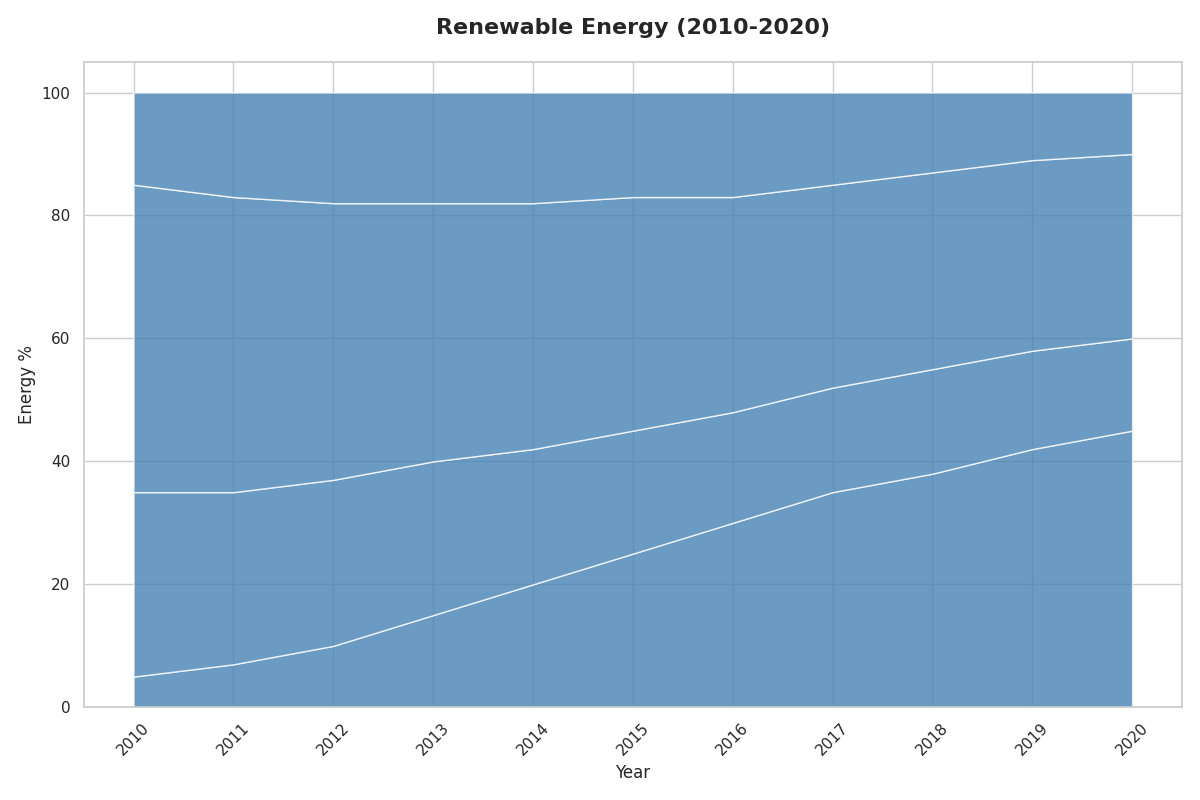

Source code (Python):
import matplotlib.pyplot as plt
import numpy as np

years = np.arange(2010, 2021)
solar = [5, 7, 10, 15, 20, 25, 30, 35, 38, 42, 45]
wind = [30, 28, 27, 25, 22, 20, 18, 17, 17, 16, 15]
hydroelectric = [50, 48, 45, 42, 40, 38, 35, 33, 32, 31, 30]
biomass = [15, 17, 18, 18, 18, 17, 17, 15, 13, 11, 10]

data = np.vstack([solar, wind, hydroelectric, biomass])

plt.figure(figsize=(12, 8))
plt.stackplot(years, data, colors=['#4682B4'], alpha=0.8)  # Consistent color

plt.title("Renewable Energy (2010-2020)", fontsize=16, fontweight='bold', pad=20)
plt.xlabel('Year', fontsize=12)
plt.ylabel('Energy %', fontsize=12)
plt.xticks(years, rotation=45)
plt.tight_layout()

plt.show()
